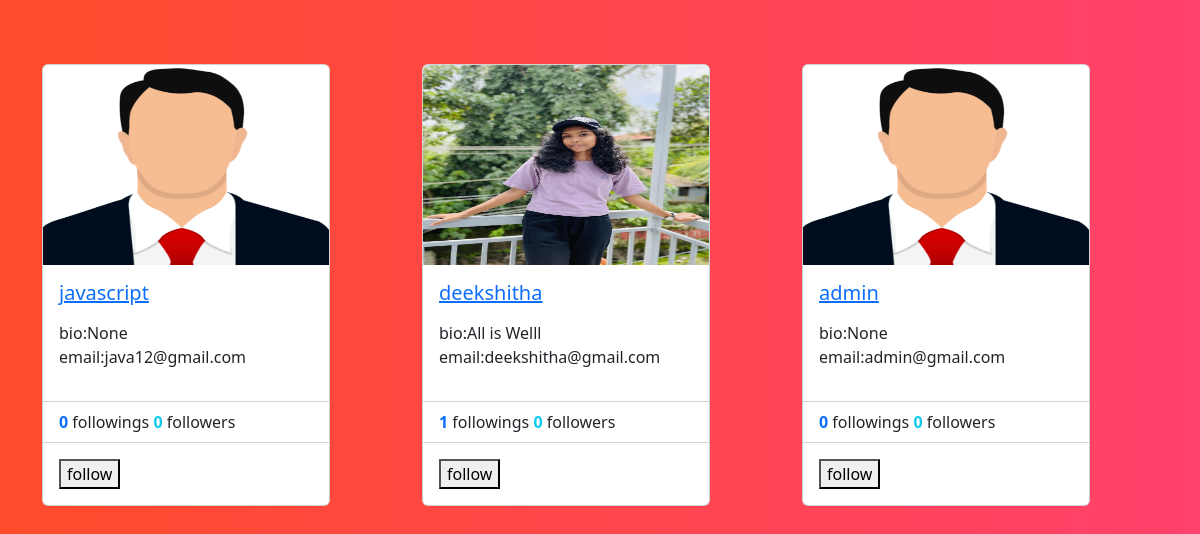
Page /profiles/all (signed in) on the committed database.
### social/models.py (models this page shows)
class UserProfile(models.Model):
    user=models.OneToOneField(User,on_delete=models.CASCADE,related_name="profile")
    address=models.CharField(max_length=200,null=True)
    phone=models.CharField(max_length=200,null=True)
    profile_pic=models.ImageField(upload_to="profilepics",null=True,blank=True)
    dob=models.DateField(null=True)
    bio=models.CharField(max_length=200,null=True)
    following=models.ManyToManyField("self",related_name="followed_by",symmetrical=False,null=True)
    block=models.ManyToManyField("self",related_name="blocked",symmetrical=False,null=True)
    def __str__(self):
        return self.user.username

### social/views.py (the view)
# urls.py: path("profiles/all",views.ProfileListView.as_view(),name="profile-list"),
class ProfileListView(View):
    def get(self,request,*args,**kwargs):
        qs=UserProfile.objects.all().exclude(user=request.user)
        return render(request,"profile_list.html",{"data":qs})

### social/templates/profile_list.html (shortened to what this page needs)
<!DOCTYPE html>
{%load static%}
<html lang="en">
<head>
    <link href="https://cdn.jsdelivr.net/npm/bootstrap@5.3.2/dist/css/bootstrap.min.css" rel="stylesheet"
>
</head>
<body style="background: #FF416C;
background: -webkit-linear-gradient(to right, #FF4B2B, #FF416C);
background: linear-gradient(to right, #FF4B2B, #FF416C);">
    <div class="container">
        <div class="row mt-5">
            {%for profile in data%}
            <div class="col-4 mt-3">
                <div class="card" style="width: 18rem;">
                    {%if profile.profile_pic%}
                    <img src="{{profile.profile_pic.url}}" class="card-img-top" alt="..." height="200px">
                    {%else%}
                    <img src="{%static 'social/images/profilepic.png'%}" class="card-img-top" alt="..." height="200px">
                    {%endif%}
                    <div class="card-body">
                        <h5 class="card-title">
                            <a href="{%url 'profile-detail' profile.id%}">{{profile}}</a>
                        </h5>
                        <p class="card-text">
                        <div>
                            bio:{{profile.bio}}
                        </div>
                        <div>
                            email:{{profile.user.email}}
                        </div>
                        </p>
                    </div>
                    <ul class="list-group list-group-flush">
                        <li class="list-group-item">
                            <span class="fw-bold text-primary"> {{profile.following.count}}</span> followings
                            <span class="fw-bold text-info"> {{profile.followed_by.count}}</span> followers
                        </li>
                    </ul>
                    <div class="card-body">
                        <form action="{%url 'follow' profile.id%}" method="post">
                            {%if profile in request.user.profile.following.all%}
                            <button type="submit"  name="action" value="unfollow">unfollow</button>
                            {%else%}
                            <button type="submit"  name="action" value="follow">follow</button>
                            {%endif%}
                        </form>
                    </div>
                </div>
            </div>
            {%endfor%}
        </div>
    </div>
</body>
</html>

### rows in the picture
UserProfile: user.username "javascript", bio "None", user.email "java12@gmail.com", following.count "0", followed_by.count "0"
UserProfile: profile_pic (picture), user.username "deekshitha", bio "All is Welll", user.email "deekshitha@gmail.com", following.count "1", followed_by.count "0"
UserProfile: user.username "admin", bio "None", user.email "admin@gmail.com", following.count "0", followed_by.count "0"
